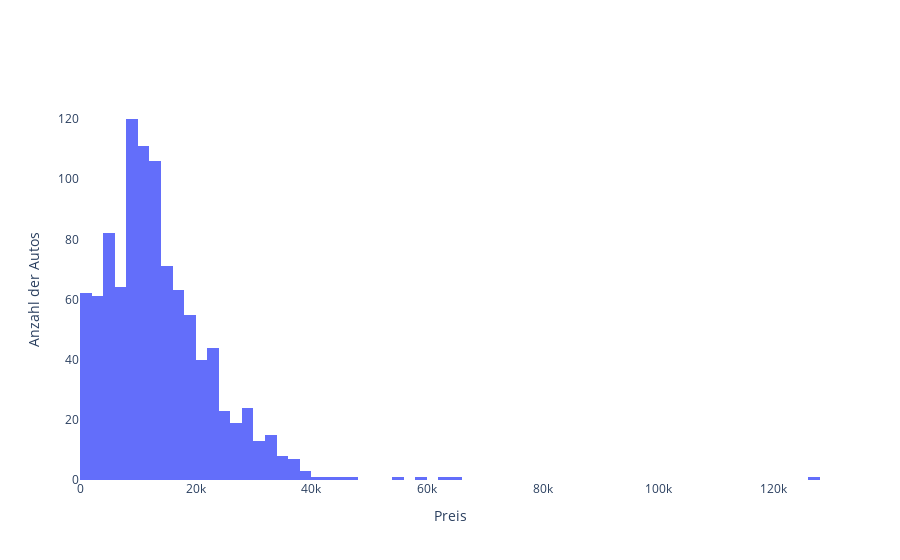

Notebook source saved alongside this figure:
### Markdown cell above
Die Variable "price" wird im Folgenden primär betrachtet, da u.a. der Preis im späteren Modell prognostiziert werden soll. Aus diesem Grund wird auch für die Variable "price" ein Histogramm erstellt.

### Code cell
# Histogramm für die Variable "price"
fig = go.Figure(data=[go.Histogram(x=df_sample["price"])])
fig.update_layout(
    xaxis_title="Preis",
    yaxis_title="Anzahl der Autos",
    plot_bgcolor="white")
fig.show()

### Figure 1 — Plotly figure (JSON) as saved in the notebook; plotly's stock layout.template omitted (floating-point values rounded to 4 significant figures; data arrays with more than 128 entries replaced by an {"elided": "..."} marker saying what was removed)
{"data": [{"type": "histogram", "x": {"elided": "1000 int values"}}], "layout": {"plot_bgcolor": "white", "xaxis": {"title": {"text": "Preis"}}, "yaxis": {"title": {"text": "Anzahl der Autos"}}}}
